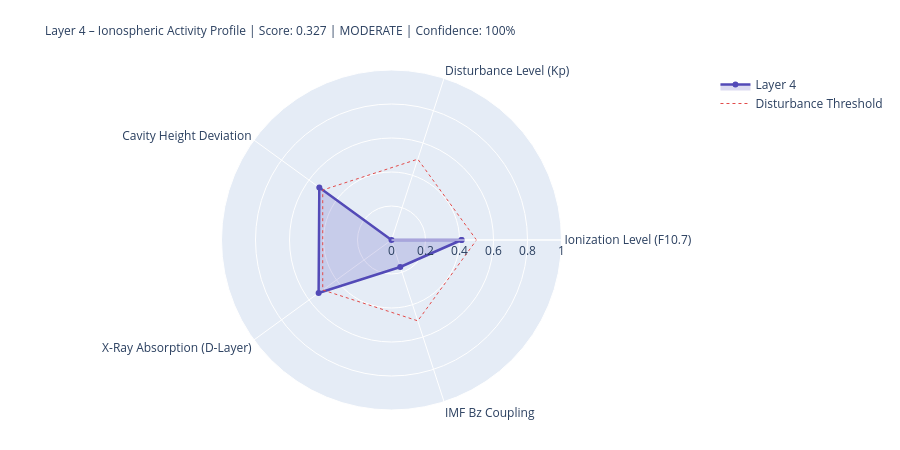

Notebook source saved alongside this figure:
### Markdown cell above
---
## 4. State Assessment & Handoff to Layer 5

### Code cell
# ============================================================
# LAYER-4-SCORE
# ============================================================

COMPONENTS = {
    'Ionization Level (F10.7)':    {'score': ioniz,       'source': 'primary' if f107_now else 'from_layer0', 'dynamic': True},
    'Disturbance Level (Kp)':          {'score': disturb,     'source': 'primary' if kp_now   else 'from_layer0', 'dynamic': True},
    'Cavity Height Deviation':    {'score': h_dev,       'source': 'derived',                                'dynamic': True},
    'X-Ray Absorption (D-Layer)':{'score': xray_ioniz,  'source': 'primary' if xray_now else 'missing',     'dynamic': True},
    'IMF Bz Coupling':             {'score': bz_coupling, 'source': 'primary' if bz_now   else 'from_layer0', 'dynamic': True},
}

available    = {k: v['score'] for k, v in COMPONENTS.items() if v['score'] is not None}
unavailable  = [k for k, v in COMPONENTS.items() if v['score'] is None]
layer4_score = round(sum(available.values()) / len(available), 4) if available else None
confidence   = round(len(available) / len(COMPONENTS), 2)
level = ('unknown' if layer4_score is None
         else 'quiet'   if layer4_score < 0.3
         else 'moderate' if layer4_score < 0.6
         else 'active')
dominant_l4 = max(available, key=available.get) if available else 'none'

# Resonance delta for Schumann SR-1
sr1_ref = schumann_freq(1, 80.0)
sr1_now = schumann_freq(1, h_eff)
sr1_delta_mhz = (sr1_now - sr1_ref) * 1000

# Propagation conditions
prop_cond = ('disturbed'   if kp_val > 4
             else 'unsettled' if kp_val > 2
             else 'normal')
if xray_class in ['X', 'M']:
    prop_cond = 'Radio-Blackout moeglich'

W = 68
print('=' * W)
print('LAYER 4 – IONOSPHERE – STATE ASSESSMENT')
print('=' * W)
for name, comp in COMPONENTS.items():
    s = comp['score']
    if s is not None:
        bar = '█' * int(s * 20) + '░' * (20 - int(s * 20))
        print(f'  {name:<36} {bar}  {s:.3f}  [{comp["source"]}]')
    else:
        print(f'  {name:<36} {"─" * 20}  n/a   [missing]')
print('-' * W)
print(f'  Score:          {layer4_score:.3f}  ({len(available)}/{len(COMPONENTS)} components)')
print(f'  Confidence:     {confidence:.0%}')
print(f'  Level:          {level.upper()}')
print(f'  Dominant:       {dominant_l4}')
print(f'  Cavity height:  {h_eff:.1f} km  (Ref: 80.0 km)')
print(f'  SR-1:           {sr1_now:.3f} Hz  (Δ {sr1_delta_mhz:+.1f} mHz vs. ref)')
print(f'  Propagation:    {prop_cond}')
print(f'  X-Ray:          {xray_class}-class  ({xray_now:.2e} W/m²)' if xray_now else '  X-Ray:          n/a')
print('=' * W)

# Radar
cats   = list(available.keys())
vals_r = list(available.values())
if len(cats) >= 3:
    fig = go.Figure()
    fig.add_trace(go.Scatterpolar(
        r=vals_r + [vals_r[0]], theta=cats + [cats[0]],
        fill='toself', fillcolor='rgba(83,74,183,0.20)',
        line=dict(color='#534AB7', width=2.5), name='Layer 4'
    ))
    fig.add_trace(go.Scatterpolar(
        r=[0.5] * (len(cats)+1), theta=cats + [cats[0]],
        line=dict(color='#E24B4A', dash='dot', width=1),
        mode='lines', name='Disturbance Threshold'
    ))
    fig.update_layout(
        title=dict(
            text=f'Layer 4 – Ionospheric Activity Profile | Score: {layer4_score:.3f} | {level.upper()} | Confidence: {confidence:.0%}',
            font=dict(size=12)
        ),
        polar=dict(radialaxis=dict(visible=True, range=[0, 1])),
        height=450, showlegend=True,
        margin=dict(l=80, r=80, t=70, b=40)
    )
    fig.show()

### Figure 1 — Plotly figure (JSON) as saved in the notebook; plotly's stock layout.template omitted (floating-point values rounded to 4 significant figures)
{"data": [{"fill": "toself", "fillcolor": "rgba(83,74,183,0.20)", "line": {"color": "#534AB7", "width": 2.5}, "name": "Layer 4", "r": [0.412, 0.0, 0.525, 0.53, 0.167, 0.412], "theta": ["Ionization Level (F10.7)", "Disturbance Level (Kp)", "Cavity Height Deviation", "X-Ray Absorption (D-Layer)", "IMF Bz Coupling", "Ionization Level (F10.7)"], "type": "scatterpolar"}, {"line": {"color": "#E24B4A", "dash": "dot", "width": 1}, "mode": "lines", "name": "Disturbance Threshold", "r": [0.5, 0.5, 0.5, 0.5, 0.5, 0.5], "theta": ["Ionization Level (F10.7)", "Disturbance Level (Kp)", "Cavity Height Deviation", "X-Ray Absorption (D-Layer)", "IMF Bz Coupling", "Ionization Level (F10.7)"], "type": "scatterpolar"}], "layout": {"height": 450, "margin": {"b": 40, "l": 80, "r": 80, "t": 70}, "polar": {"radialaxis": {"range": [0, 1], "visible": true}}, "showlegend": true, "title": {"font": {"size": 12}, "text": "Layer 4 – Ionospheric Activity Profile | Score: 0.327 | MODERATE | Confidence: 100%"}}}
